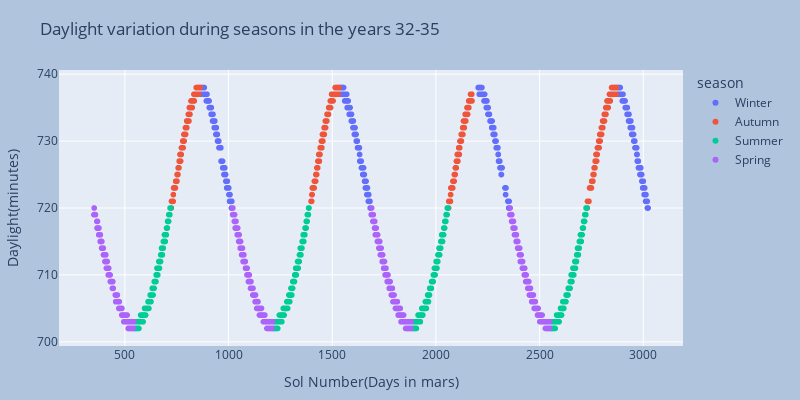

Notebook source saved alongside this figure:
### Markdown cell above
Total Daylight

### Code cell
# plotting the points 
fig=px.scatter(mars, x=mars["sol"], y=mars["day_duration"], color=mars["season"], 
title="Daylight variation during seasons in the years 32-35", labels={
                     "sol": "Sol Number(Days in mars)",
                     "day_duration": "Daylight(minutes)"
                 },width=800, height=400)


fig.update_layout(
    margin=dict(l=20, r=20, t=70, b=20),
    paper_bgcolor="LightSteelBlue",
)
fig.show()

### Figure 1 — Plotly figure (JSON) as saved in the notebook; plotly's stock layout.template omitted (floating-point values rounded to 4 significant figures; data arrays with more than 128 entries replaced by an {"elided": "..."} marker saying what was removed)
{"data": [{"hovertemplate": "season=Winter<br>Sol Number(Days in mars)=%{x}<br>Daylight(minutes)=%{y}<extra></extra>", "legendgroup": "Winter", "marker": {"color": "#636efa", "symbol": "circle"}, "mode": "markers", "name": "Winter", "showlegend": true, "type": "scattergl", "x": {"elided": "577 int values"}, "xaxis": "x", "y": {"elided": "577 int values"}, "yaxis": "y"}, {"hovertemplate": "season=Autumn<br>Sol Number(Days in mars)=%{x}<br>Daylight(minutes)=%{y}<extra></extra>", "legendgroup": "Autumn", "marker": {"color": "#EF553B", "symbol": "circle"}, "mode": "markers", "name": "Autumn", "showlegend": true, "type": "scattergl", "x": {"elided": "530 int values"}, "xaxis": "x", "y": {"elided": "530 int values"}, "yaxis": "y"}, {"hovertemplate": "season=Summer<br>Sol Number(Days in mars)=%{x}<br>Daylight(minutes)=%{y}<extra></extra>", "legendgroup": "Summer", "marker": {"color": "#00cc96", "symbol": "circle"}, "mode": "markers", "name": "Summer", "showlegend": true, "type": "scattergl", "x": {"elided": "710 int values"}, "xaxis": "x", "y": {"elided": "710 int values"}, "yaxis": "y"}, {"hovertemplate": "season=Spring<br>Sol Number(Days in mars)=%{x}<br>Daylight(minutes)=%{y}<extra></extra>", "legendgroup": "Spring", "marker": {"color": "#ab63fa", "symbol": "circle"}, "mode": "markers", "name": "Spring", "showlegend": true, "type": "scattergl", "x": {"elided": "745 int values"}, "xaxis": "x", "y": {"elided": "745 int values"}, "yaxis": "y"}], "layout": {"height": 400, "legend": {"title": {"text": "season"}, "tracegroupgap": 0}, "margin": {"b": 20, "l": 20, "r": 20, "t": 70}, "paper_bgcolor": "LightSteelBlue", "title": {"text": "Daylight variation during seasons in the years 32-35"}, "width": 800, "xaxis": {"anchor": "y", "domain": [0, 1], "title": {"text": "Sol Number(Days in mars)"}}, "yaxis": {"anchor": "x", "domain": [0, 1], "title": {"text": "Daylight(minutes)"}}}}
